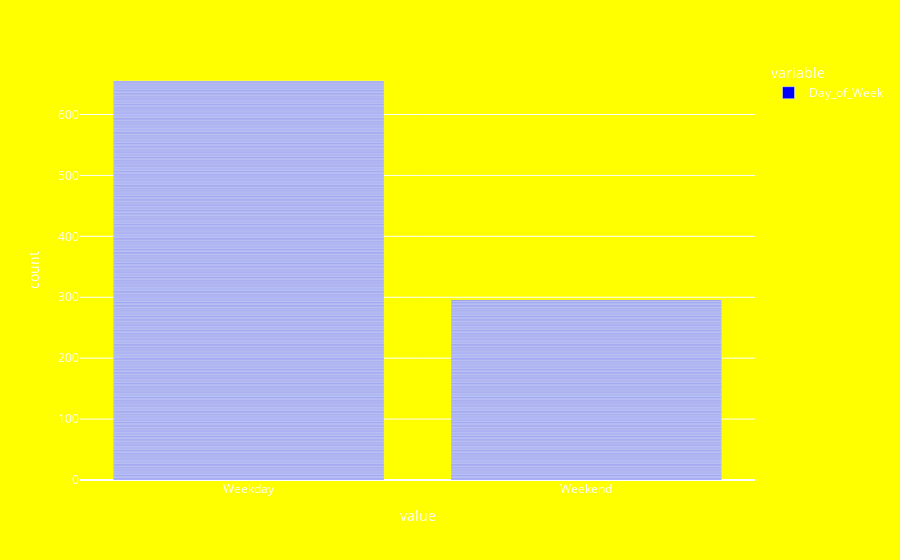

Write notebook code for a chart like this one.
### Code cell
fig=px.bar(df["Day_of_Week"], color_discrete_sequence=["blue"])
# Set the background to black
fig.update_layout(
    plot_bgcolor="yellow",  # Plot area background
    paper_bgcolor="yellow", # Outer background
    font_color="white"     # Text color for readability
)

fig.show()

### Figure 1 — Plotly figure (JSON) as saved in the notebook; plotly's stock layout.template omitted (floating-point values rounded to 4 significant figures; data arrays with more than 128 entries replaced by an {"elided": "..."} marker saying what was removed)
{"data": [{"alignmentgroup": "True", "hovertemplate": "variable=Day_of_Week<br>value=%{x}<br>count=%{y}<extra></extra>", "legendgroup": "Day_of_Week", "marker": {"color": "blue", "pattern": {"shape": ""}}, "name": "Day_of_Week", "offsetgroup": "Day_of_Week", "orientation": "v", "showlegend": true, "textposition": "auto", "type": "bar", "x": {"elided": "1000 str values"}, "xaxis": "x", "y": {"elided": "1000 int values"}, "yaxis": "y"}], "layout": {"autosize": true, "barmode": "relative", "font": {"color": "white"}, "legend": {"title": {"text": "variable"}, "tracegroupgap": 0}, "margin": {"t": 60}, "paper_bgcolor": "yellow", "plot_bgcolor": "yellow", "xaxis": {"anchor": "y", "autorange": true, "domain": [0, 1], "range": [-0.5, 1.5], "title": {"text": "value"}, "type": "category"}, "yaxis": {"anchor": "x", "autorange": true, "domain": [0, 1], "range": [0, 689.5], "title": {"text": "count"}, "type": "linear"}}}
